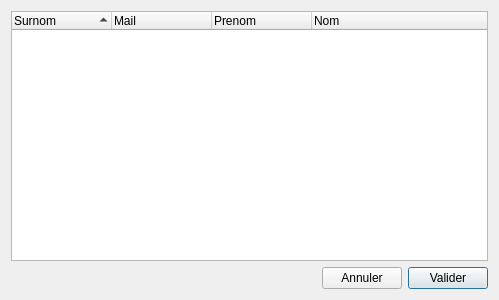
<?xml version="1.0" encoding="UTF-8"?>
<ui version="4.0">
 <class>Dialog</class>
 <widget class="QDialog" name="Dialog">
  <property name="geometry">
   <rect>
    <x>0</x>
    <y>0</y>
    <width>499</width>
    <height>300</height>
   </rect>
  </property>
  <property name="windowTitle">
   <string>Dialog</string>
  </property>
  <layout class="QGridLayout" name="gridLayout">
   <item row="1" column="2">
    <widget class="QPushButton" name="pushButton">
     <property name="text">
      <string>Valider</string>
     </property>
    </widget>
   </item>
   <item row="1" column="1">
    <widget class="QPushButton" name="pushButton_2">
     <property name="text">
      <string>Annuler</string>
     </property>
    </widget>
   </item>
   <item row="1" column="0">
    <spacer name="horizontalSpacer">
     <property name="orientation">
      <enum>Qt::Horizontal</enum>
     </property>
     <property name="sizeHint" stdset="0">
      <size>
       <width>40</width>
       <height>20</height>
      </size>
     </property>
    </spacer>
   </item>
   <item row="0" column="0" colspan="3">
    <widget class="QTreeWidget" name="mail_list">
     <property name="selectionMode">
      <enum>QAbstractItemView::MultiSelection</enum>
     </property>
     <property name="indentation">
      <number>0</number>
     </property>
     <property name="sortingEnabled">
      <bool>true</bool>
     </property>
     <column>
      <property name="text">
       <string>Surnom</string>
      </property>
     </column>
     <column>
      <property name="text">
       <string>Mail</string>
      </property>
     </column>
     <column>
      <property name="text">
       <string>Prenom</string>
      </property>
     </column>
     <column>
      <property name="text">
       <string>Nom</string>
      </property>
     </column>
    </widget>
   </item>
  </layout>
 </widget>
 <resources/>
 <connections>
  <connection>
   <sender>pushButton</sender>
   <signal>clicked()</signal>
   <receiver>Dialog</receiver>
   <slot>accept()</slot>
   <hints>
    <hint type="sourcelabel">
     <x>464</x>
     <y>287</y>
    </hint>
    <hint type="destinationlabel">
     <x>494</x>
     <y>295</y>
    </hint>
   </hints>
  </connection>
  <connection>
   <sender>pushButton_2</sender>
   <signal>clicked()</signal>
   <receiver>Dialog</receiver>
   <slot>reject()</slot>
   <hints>
    <hint type="sourcelabel">
     <x>363</x>
     <y>283</y>
    </hint>
    <hint type="destinationlabel">
     <x>285</x>
     <y>287</y>
    </hint>
   </hints>
  </connection>
 </connections>
</ui>
